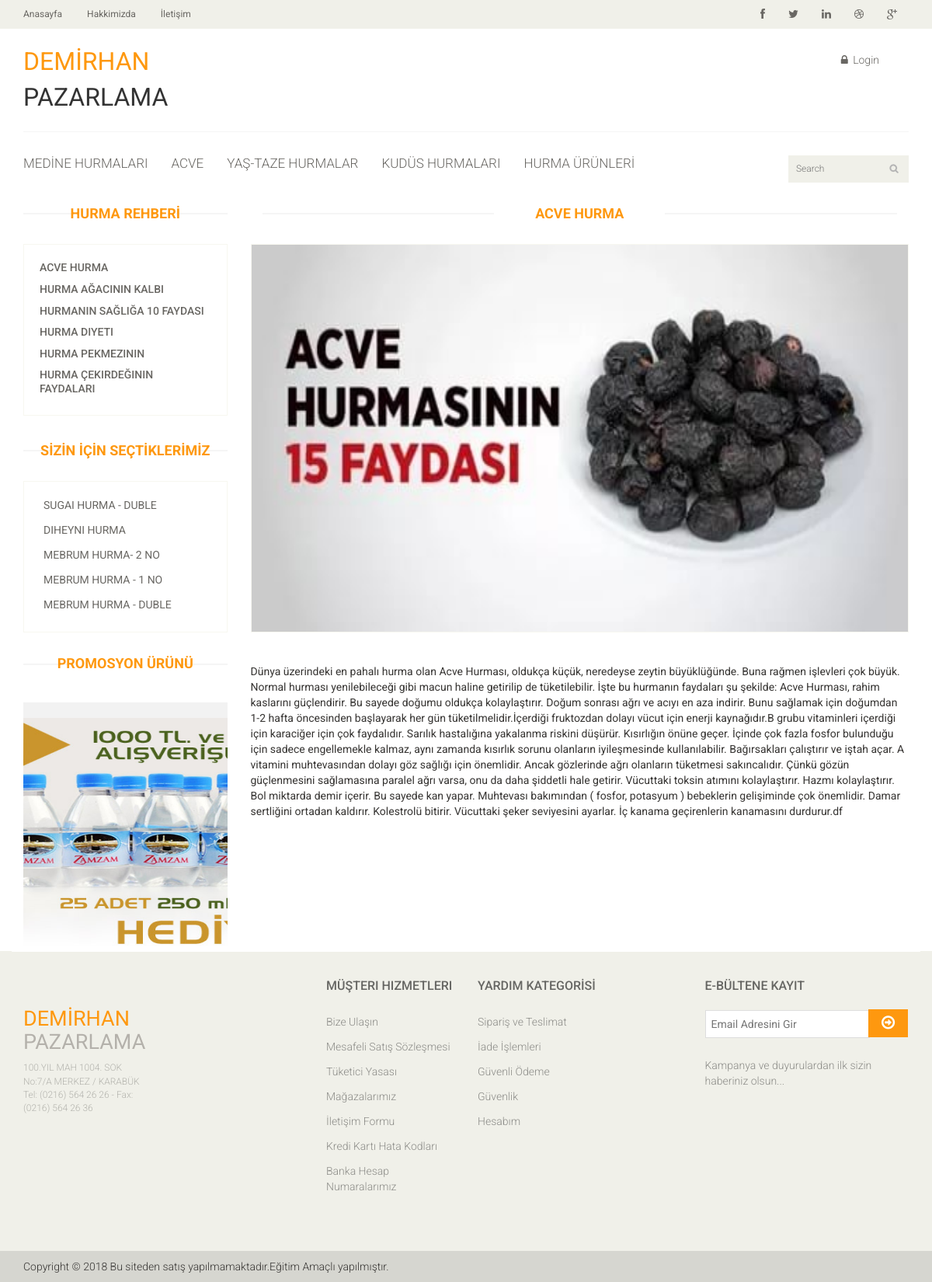
The page /home/kategoriSayfa/16 on the database its author committed.
### tables this page shows
CREATE TABLE `kategoriler` (
  `Id` int(11) NOT NULL AUTO_INCREMENT,
  `parent_id` int(11) DEFAULT NULL,
  `adi` varchar(100) DEFAULT NULL,
  `description` varchar(150) DEFAULT NULL,
  `keywords` varchar(150) DEFAULT NULL,
  `resim` varchar(50) DEFAULT NULL,
  `durum` varchar(50) DEFAULT NULL,
  `tarih` timestamp NULL DEFAULT NULL,
  PRIMARY KEY (`Id`)
);

CREATE TABLE `urunler` (
  `Id` int(11) NOT NULL AUTO_INCREMENT,
  `adi` varchar(150) DEFAULT NULL,
  `kodu` varchar(50) DEFAULT NULL,
  `turu` int(11) DEFAULT NULL,
  `kategori` int(11) DEFAULT NULL,
  `afiyat` float DEFAULT NULL,
  `sfiyat` float DEFAULT NULL,
  `stok` int(11) DEFAULT NULL,
  `description` varchar(255) DEFAULT NULL,
  `keywords` varchar(255) DEFAULT NULL,
  `aciklama` text,
  `durum` varchar(5) DEFAULT NULL,
  `tarih` timestamp NULL DEFAULT NULL,
  `resim` varchar(50) DEFAULT NULL,
  `grubu` varchar(10) DEFAULT 'YENİ',
  PRIMARY KEY (`Id`)
);

### application/controllers/Home.php (called while the page is built, shortened)
<?php
class Home extends CI_Controller {
	 public function __construct()
        {
				$this->load->model('Database_Model');
		}
	public function kategoriSayfa($id)
	{
		$query=$this->db->query("SELECT * FROM kategoriler limit 5");
		$data["kategoriler"]=$query->result();
		$query=$this->db->query("SELECT * FROM urunler WHERE grubu='rehber' ");
		$data["altkategoriler"]=$query->result();
		$query=$this->db->query("SELECT * FROM urunler WHERE kategori=$id");
		$data["urunler"]=$query->result();
		$query=$this->db->query("SELECT * FROM ayarlar");
		$data["veri"]=$query->result();
$query=$this->db->query("SELECT * FROM urunler WHERE grubu='vitrin' limit 8 ");
		$data["altkategoriler2"]=$query->result();
	$data["sayfa"]="Hurma Rehberi";
		$this->load->view('kategoriSayfa',$data);
	}
}

### index.php (called while the page is built, shortened)
<?php
require_once BASEPATH.'core/CodeIgniter.php';

### application/views/kategoriSayfa.php (the view, shortened to what this page needs)
<?php $this->load->view('_header');?>
<?php $this->load->view('_sidebar');?>
<div class="col-sm-9">
					<div class="blog-post-area">
						<h2 class="title text-center"><?=$urunler[0]->adi?></h2>
						<div class="single-blog-post">
							<a href="">
								<img src="<?=base_url()?>uploads/<?=$urunler[0]->resim?>" alt="" height="500" >
							</a>
							<p>
							<?=$urunler[0]->aciklama?>
							</p>
						</div>
					</div>
			</div>
		</div>
	</section>

### application/views/_header.php (shortened to what this page needs)
<!DOCTYPE html>
<html lang="en">
<head>
    <link href="<?=base_url()?>assets/css/bootstrap.min.css" rel="stylesheet">
    <link href="<?=base_url()?>assets/css/font-awesome.min.css" rel="stylesheet">
    <link href="<?=base_url()?>assets/css/prettyPhoto.css" rel="stylesheet">
    <link href="<?=base_url()?>assets/css/price-range.css" rel="stylesheet">
    <link href="<?=base_url()?>assets/css/animate.css" rel="stylesheet">
	<link href="<?=base_url()?>assets/css/main.css" rel="stylesheet">
	<link href="<?=base_url()?>assets/css/responsive.css" rel="stylesheet">
</head>
<body>
	<header id="header">
		<div class="header_top">
			<div class="container">
				<div class="row">
					<div class="col-sm-6">
						<div class="contactinfo">
							<ul class="nav nav-pills">
								<li><a href="<?=base_url()?>home"> Anasayfa</a></li>
								<li><a href="<?=base_url()?>home/hakkimizda">Hakkimizda</a></li>
								<li><a href="<?=base_url()?>home/iletisim">İletişim</a></li>
							</ul>
						</div>
					</div>
					<div class="col-sm-6">
						<div class="social-icons pull-right">
							<ul class="nav navbar-nav">
								<li><a href="https://www.facebook.com/<?=$veri[0]->facebook?>"><i class="fa fa-facebook"></i></a></li>
								<li><a href="https://twitter.com/<?=$veri[0]->twitter?>"><i class="fa fa-twitter"></i></a></li>
								<li><a href="#"><i class="fa fa-linkedin"></i></a></li>
								<li><a href="#"><i class="fa fa-dribbble"></i></a></li>
								<li><a href="#"><i class="fa fa-google-plus"></i></a></li>
							</ul>
						</div>
					</div>
				</div>
			</div>
		</div>
		<div class="header-middle">
			<div class="container">
				<div class="row">
					<div class="col-sm-4">
						<div class="logo pull-left">
						<SPAN style="color: #FE980F; font-size:xx-large"> DEMİRHAN</SPAN><BR><SPAN style=" font-size:xx-large"> PAZARLAMA</SPAN>
						</div>
					</div>
					<?php
					if($this->session->userdata("uye_session"))
					{?>
					<div class="col-sm-8">
						<div class="shop-menu pull-right">
							<ul class="nav navbar-nav">
								<li><a href="<?=base_url()?>home/siparislerim"><i class="fa fa-star"></i> Siparişlerim</a></li>
								<li><a href="<?=base_url()?>home/sepetim"><i class="fa fa-shopping-cart"></i> Sepetim</a></li>
								<li><a href="<?=base_url()?>home/yorumlarim"><i class="fa fa-star"></i> Yorumlarım</a></li>
								<li>
								<div class="btn-group pull-right">
							<div class="btn-group">
								<button type="button" class="btn btn-default dropdown-toggle usa" data-toggle="dropdown">
									Kullanıcı: <?=$this->session->uye_session["adsoy"]?>
									<span class="caret"></span>
								</button>
								<ul class="dropdown-menu">
									<li><a href="<?=base_url()?>home/uyepanel">Hesap Bilgileri</a></li>
									<li><a href="<?=base_url()?>home/sifre_degistir">Şifre Değistir.</a></li><br>
									<li><a href="<?=base_url()?>home/login2_cik">Çıkış</a></li>
								</ul>
							</div>
						</div>
								</li>
							</ul>
						</div>
					</div>
					<?php } else {?>
					<div class="col-sm-8">
						<div class="shop-menu pull-right">
							<ul class="nav navbar-nav">
								<li><a href="<?=base_url()?>home/login2_ol"><i class="fa fa-lock"></i> Login</a></li>
							</ul>
						</div>
					</div>
					<?php }?>
				</div>
			</div>
		</div>
		<div class="header-bottom">
			<div class="container">
				<div class="row">
					<div class="col-sm-9">
						<div class="mainmenu pull-left">
							<ul class="nav navbar-nav collapse navbar-collapse">
								<?php foreach($kategoriler as $rs) {?>
              <li><a href="<?=base_url()?>home/kategori/<?=$rs->Id?>"><?=$rs->adi?></a></li>
			<?php } ?>
						</div>
					</div>
					<div class="col-sm-3">
						<div class="search_box pull-right">
							<input type="text" placeholder="Search"/>
						</div>
					</div>
				</div>
			</div>
		</div>
	</header>

### application/views/_sidebar.php
<section>
		<div class="container">
			<div class="row">
				<div class="col-sm-3">
					<div class="left-sidebar">
						<h2>HURMA REHBERİ</h2>
						<div class="panel-group category-products" id="accordian">
							<div class="panel panel-default">
							<?php foreach($altkategoriler as $rs) {?>
								<div class="panel-heading">
									<h4 class="panel-title">
										<a data-toggle="collapse" data-parent="#accordian" href="#sportswear">
											<a href="<?=base_url()?>home/kategoriSayfa/<?=$rs->Id?>">
											<?=$rs->adi?>
											</a>
										</a>
									</h4>
								</div>
							<?php } ?>
							</div>
						</div>
						<div class="brands_products">
							<h2>SİZİN İÇİN SEÇTİKLERİMİZ</h2>
							<div class="brands-name">
								<ul class="nav nav-pills nav-stacked">
									<?php foreach($altkategoriler2 as $rs) {?>
									<li><a href="#"> <span class="pull-right"></span><?=$rs->adi?></a></li>
									<?php } ?>
								</ul>
							</div>
						</div>
						<div class="price-range">
							<h2>Promosyon Ürünü</h2>
						</div>
						<div class="shipping text-center">
							<img src="<?=base_url()?>uploads/promosyon_25_zemzem-500x450.jpg" alt="" width="450" height="300"  />
						</div>
					</div>
				</div>

### assets/css/main.css (style rules this page uses)
body { font-family: 'Roboto', sans-serif; background:; position: relative; font-weight:400px; }
ul li { list-style: none; }
a { -webkit-transition: 300ms; -moz-transition: 300ms; -o-transition: 300ms; transition: 300ms; }
h1, h2, h3, h4, h5, h6 { font-family: 'Roboto', sans-serif; }
.header_top { background: none repeat scroll 0 0 #F0F0E9; }
.contactinfo ul li:first-child { margin-left: -15px; }
.contactinfo ul li a { font-size: 12px; color: #696763; font-family: 'Roboto', sans-serif; }
.social-icons ul li a { border: 0 none; border-radius: 0; color: #696763; padding:0px; }
.social-icons ul li { display:inline-block; }
.social-icons ul li a i { padding: 11px 15px; transition: all 0.9s ease 0s; -moz-transition: all 0.9s ease 0s; -webkit-transition: all 0.9s ease 0s; -o-transition: all 0.9s ease 0s; }
.header-middle .container .row { border-bottom: 1px solid #f5f5f5; margin-left: 0; margin-right: 0; padding-bottom: 20px; padding-top: 20px; }
.header-middle .container .row .col-sm-4 { padding-left: 0; }
.header-middle .container .row .col-sm-8 { padding-right:0; }
.shop-menu ul li { display:inline-block; padding-left: 15px; padding-right: 15px; }
.shop-menu ul li:last-child { padding-right: 0; }
.shop-menu ul li a { background: #FFFFFF; color: #696763; font-family: 'Roboto', sans-serif; font-size: 14px; font-weight: 300; padding:0; padding-right: 0; margin-top: 10px; }
.shop-menu ul li a i { margin-right:3px; }
.header-bottom { padding-bottom: 30px; padding-top: 30px; }
.navbar-collapse.collapse { padding-left: 0; }
.mainmenu ul li { padding-right: 15px; padding-left: 15px; }
.mainmenu ul li:first-child { padding-left: 0px; }
.mainmenu ul li a { color: #696763; font-family: 'Roboto', sans-serif; font-size: 17px; font-weight: 300; padding: 0; padding-bottom: 10px; }
.search_box input { background: #F0F0E9; border: medium none; color: #B2B2B2; font-family: 'roboto'; font-size: 12px; font-weight: 300; height: 35px; outline: medium none; padding-left: 10px; width: 155px; background-image: url(../images/home/searchicon.png); background-repeat: no-repeat; background-position: 130px; }
.category-products { border: 1px solid #F7F7F0; margin-bottom: 35px; padding-bottom: 20px; padding-top: 15px; }
.left-sidebar h2, .brands_products h2 { color: #FE980F; font-family: 'Roboto', sans-serif; font-size: 18px; font-weight: 700; margin: 0 auto 30px; text-align: center; text-transform: uppercase; position: relative; z-index:3; }
.left-sidebar h2:after, h2.title:after { content: " "; position: absolute; border: 1px solid #f5f5f5; bottom:8px; left: 0; width: 100%; height: 0; z-index: -2; }
.left-sidebar h2:before { content: " "; position: absolute; background: #fff; bottom: -6px; width: 130px; height: 30px; z-index: -1; left: 50%; margin-left: -65px; }
h2.title:before { content: " "; position: absolute; background: #fff; bottom: -6px; width: 220px; height: 30px; z-index: -1; left: 50%; margin-left: -110px; }
.category-products .panel { background-color: #FFFFFF; border: 0px; border-radius: 0px; box-shadow:none; margin-bottom: 0px; }
.category-products .panel-default .panel-heading { background-color: #FFFFFF; border: 0 none; color: #FFFFFF; padding: 5px 20px; }
.category-products .panel-default .panel-heading .panel-title a { color: #696763; font-family: 'Roboto', sans-serif; font-size: 14px; text-decoration: none; text-transform: uppercase; }
.brands-name { border: 1px solid #F7F7F0; padding-bottom: 20px; padding-top: 15px; }
.brands-name .nav-stacked li a { background-color: #FFFFFF; color: #696763; font-family: 'Roboto', sans-serif; font-size: 14px; padding: 5px 25px; text-decoration: none; text-transform: uppercase; }
.shipping { background-color: #F2F2F2; margin-top: 40px; overflow: hidden; padding-top: 20px; position: relative; }
.price-range { margin-top:30px; }
h2.title { color: #FE980F; font-family: 'Roboto', sans-serif; font-size: 18px; font-weight: 700; margin: 0 15px; text-transform: uppercase; margin-bottom: 30px; position: relative; }
.blog-post-area .single-blog-post a img { border: 1px solid #F7F7F0; width: 100%; margin-bottom: 30px }
.blog-post-area .single-blog-post p { color: #363432 }

### rows shown on the page
kategoriler: adi "MEDİNE HURMALARI"
kategoriler: adi "ACVE"
kategoriler: adi "YAŞ-TAZE HURMALAR"
kategoriler: adi "KUDÜS HURMALARI"
kategoriler: adi "HURMA ÜRÜNLERİ"
urunler: adi "ACVE HURMA", resim (picture), aciklama "Dünya üzerindeki en pahalı hurma olan Acve Hurması, oldukça küçük, neredeyse zeytin büyüklüğünde. Buna rağmen işlevleri çok büyük. Normal hurması yenilebileceği gibi macun haline getirilip de tüketilebilir. İşte bu hurmanın faydaları şu şekilde: Acve Hurması, rahim kaslarını güçlendirir. Bu sayede doğumu oldukça kolaylaştırır. Doğum sonrası ağrı ve acıyı en aza indirir. Bunu sağlamak için doğumdan 1-2 hafta öncesinden başlayarak her gün tüketilmelidir.İçerdiği fruktozdan dolayı vücut için enerji kaynağıdır.B grubu vitaminleri içerdiği için karaciğer için çok faydalıdır. Sarılık hastalığına yakalanma riskini düşürür. Kısırlığın önüne geçer. İçinde çok fazla fosfor bulunduğu için sadece…"
urunler: adi "HURMA AĞACININ KALBI"
urunler: adi "HURMANIN SAĞLIĞA 10 FAYDASI"
urunler: adi "HURMA DIYETI"
urunler: adi "HURMA PEKMEZININ"
urunler: adi "HURMA ÇEKIRDEĞININ FAYDALARI"
urunler: adi "SUGAI HURMA - DUBLE"
urunler: adi "DIHEYNI HURMA"
urunler: adi "MEBRUM HURMA- 2 NO"
urunler: adi "MEBRUM HURMA - 1 NO"
urunler: adi "MEBRUM HURMA - DUBLE"
